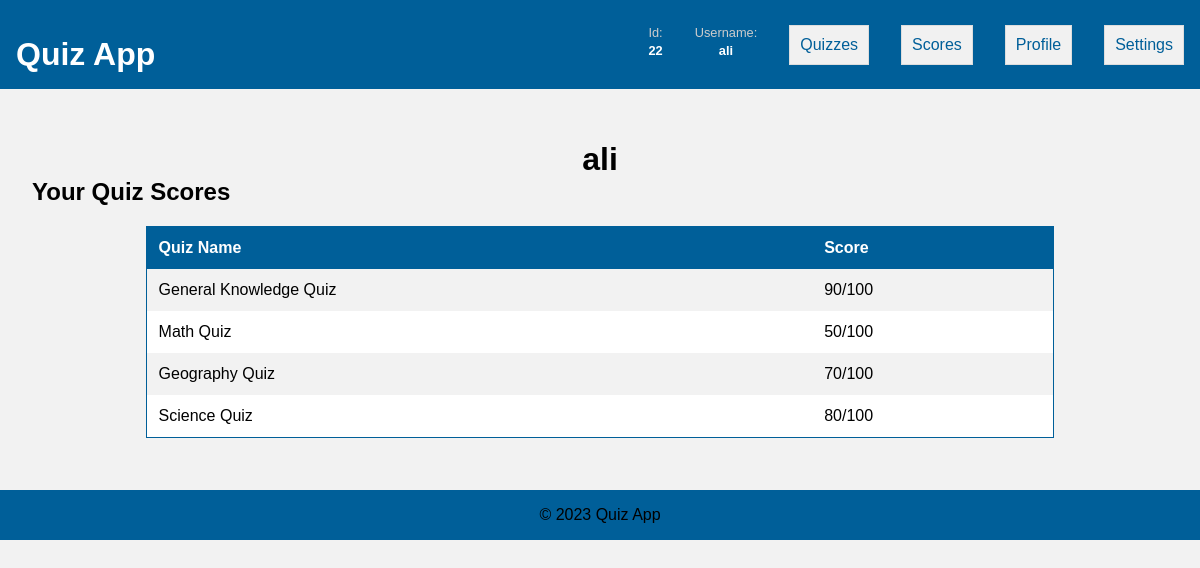
Page /QuizApp/QuizApp/profile.php (signed in) on the committed database.
### tables this page shows
CREATE TABLE IF NOT EXISTS `scores` (
  `user_id` int NOT NULL,
  `quiz_id` int NOT NULL,
  `score` int NOT NULL,
  `date_completed` datetime NOT NULL,
  PRIMARY KEY (`user_id`,`quiz_id`),
  KEY `idx_user_id` (`user_id`),
  KEY `idx_quiz_id` (`quiz_id`)
);

CREATE TABLE IF NOT EXISTS `quizzes` (
  `quiz_id` int NOT NULL AUTO_INCREMENT,
  `quiz_name` varchar(255) NOT NULL,
  PRIMARY KEY (`quiz_id`)
);

### QuizApp/QuizApp/profile.php (the view, shortened to what this page needs)
<?php
require 'config.php';
$user_id = $_SESSION['user_id'];
$user_name = $_SESSION['user_name'];
$sql = "SELECT * FROM scores WHERE user_id='$user_id'";
$result = $conn->query($sql);
?>
<!DOCTYPE html>
<html>
<head>
	<link rel="stylesheet" type="text/css" href="./css/styless.css">
</head>
<body>
	<header>
		<h1>Quiz App</h1>
		<nav>
			<ul>
				<li>
					<div class="nav-item">
						<span>Id:</span>
						<span><?php echo ' '.$_SESSION['user_id'];?></span>
					</div>
				</li>
				<li>
					<div class="nav-item">
						<span>Username:</span>
						<span><?php echo ' '.$_SESSION['user_name'];?></span>
					</div>
				</li>
				<li><a href="quizzes">Quizzes</a></li>
				<li><a href="scores">Scores</a></li>
				<li><a href="profile">Profile</a></li>
				<li><a href="settings">Settings</a></li>
			</ul>
		</nav>
	</header>
	<main>
		<div class="profile-box">
			<h1><?php echo $user_name; ?></h2>
			<h2>Your Quiz Scores</h2>
			<table>
				<tr>
					<th>Quiz Name</th>
					<th>Score</th>
				</tr>
				<?php while ($row = $result->fetch_assoc()):
				$query = "SELECT * FROM quizzes WHERE quiz_id='{$row['quiz_id']}'";
				$res = $conn->query($query);
				$r=$res->fetch_assoc();
				?>
					<tr>
						<td><?php echo $r['quiz_name']; ?></td>
						<td><?php echo $row['score'].'/100'; ?></td>
					</tr>
				<?php endwhile; ?>
			</table>
		</div>
	</main>
	<footer>
		<p>&copy; 2023 Quiz App</p>
	</footer>
</body>
</html>

### QuizApp/QuizApp/css/styless.css (style rules this page uses)
* { margin: 0; padding: 0; box-sizing: border-box; }
body { font-family: Arial, sans-serif; font-size: 16px; }
header { background-color: #005f99; color: #fff; display: flex; justify-content: space-between; align-items: center; padding: 1rem; }
.nav-item { display: flex; flex-direction: column; align-items: center; font-size: 0.8rem; color: #ccc; }
.nav-item span:first-of-type { margin-bottom: 0.2rem; }
.nav-item span:last-of-type { font-weight: bold; color: #fff; }
nav ul { display: flex; }
nav ul li { margin: 0 1rem; list-style: none; }
nav ul li:first-of-type { margin-left: 0; }
nav ul li:last-of-type { margin-right: 0; }
nav ul li a { background-color: #f1f1f1; border: 1px solid #ddd; display: block; padding: 10px; text-decoration: none; color: #005f99; }
main { max-width: 1200px; margin: 0 auto; padding: 2rem; }
h2, h3 { margin-bottom: 1rem; }
footer { background-color: #005f99; padding: 1rem; text-align: center; }
body { font-family: Arial, sans-serif; background-color: #f2f2f2; margin: 0; padding: 0; }
h1 { text-align: center; margin-top: 20px; }
table { border: 1px solid #005f99; border-collapse: collapse; margin: 20px auto; width: 80%; max-width: 1000px; background-color: white; box-shadow: 0 0 10px 005f99; }
th, td { padding: 12px; text-align: left; }
th { background-color: #005f99; color: white; font-weight: bold; }
tr:nth-child(even) { background-color: #f2f2f2; }

### rows in the picture
scores: quiz.quiz_name "General Knowledge Quiz", score "90"
scores: quiz.quiz_name "Math Quiz", score "50"
scores: quiz.quiz_name "Geography Quiz", score "70"
scores: quiz.quiz_name "Science Quiz", score "80"

### other values in the picture
$_SESSION['user_id'] "22"
$_SESSION['user_name'] "ali"
$user_name "ali"
